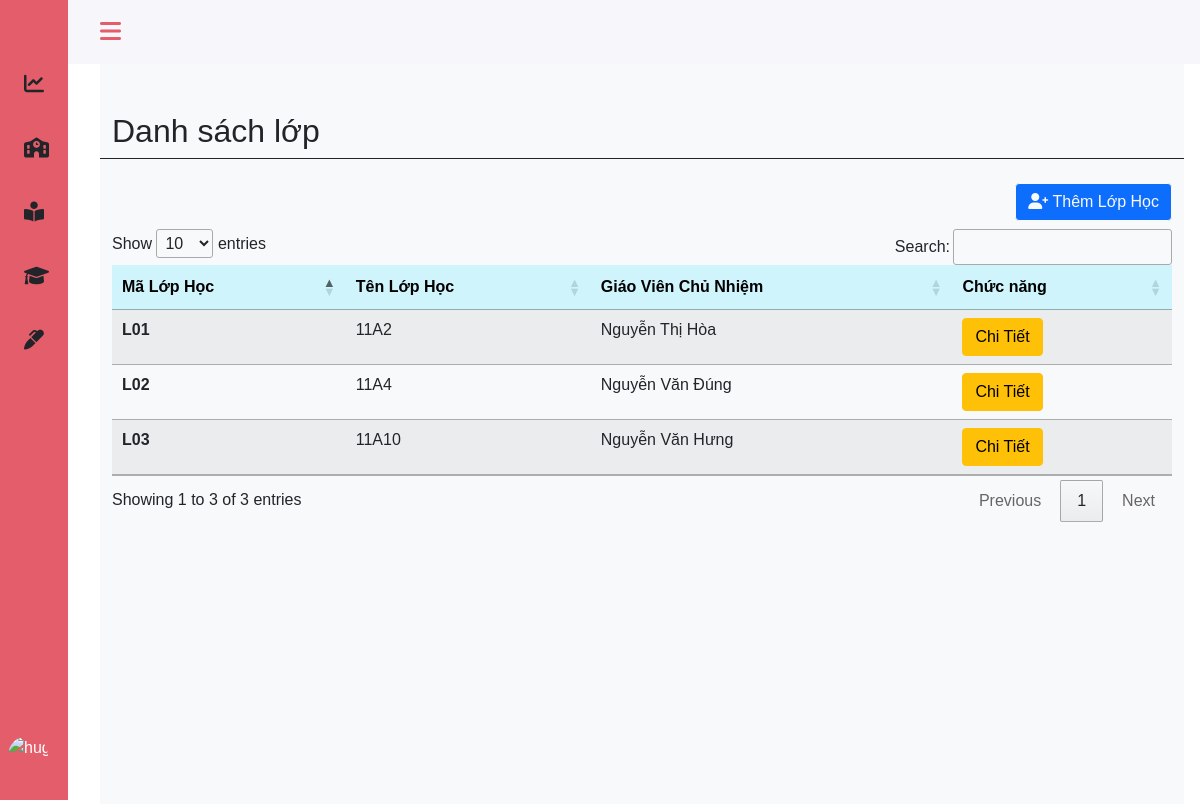
Page /admin/class.php (signed in) on the committed database.
### tables this page shows
CREATE TABLE `classes` (
  `class_id` varchar(10) NOT NULL,
  `class_name` varchar(50) NOT NULL,
  `teach_id` varchar(10) NOT NULL
);

CREATE TABLE `teachers` (
  `teach_id` varchar(10) NOT NULL,
  `teach_name` varchar(30) NOT NULL,
  `teach_email` varchar(100) DEFAULT NULL,
  `teach_phone` tinytext NOT NULL,
  `teach_address` varchar(20) NOT NULL,
  `teach_gender` tinyint(1) DEFAULT NULL,
  `teach_birth` date DEFAULT NULL,
  `sb_id` varchar(11) NOT NULL
);

### admin/class.php (the view, shortened to what this page needs)
<?php
include 'headerad.php';
?>
<main>
    <div class="height-100 bg-light">
        <div class="col py-3  ">
            <div class="container-fluid ">
                <div class="row mt-3 pt-3 border-bottom border-dark">
                    <div class="col-md-6">
                        <h2 >Danh sách lớp</h2>
                    </div>
                </div>
            </div>
            <div class="container-fluid py-3" style="width:100% ; overflow: auto; height: auto;">
                <div class="row">
                    <div class="py-2">
                        <button type="button" class="btn btn-primary btn-md btn-outline-light float-end" data-bs-toggle="modal" data-bs-target="#exampleModal">
                            <i class="fas fa-user-plus"></i> Thêm Lớp Học
                        </button>
                    </div>
                </div>
                <table class="table table-hover table-striped" id="example">
                    <thead>
                        <tr class="table-info">
                            <th scope="col">Mã Lớp Học</th>
                            <th scope="col">Tên Lớp Học</th>
                            <th scope="col">Giáo Viên Chủ Nhiệm</th>
                            <th scope="col">Chức năng</th>
                        </tr>
                    </thead>
                    <tbody>
                        <?php
                        include '../config.php';
                        $sql = "SELECT  cl.class_id, cl.class_name, t.teach_name FROM classes cl, teachers t
                        WHERE cl.teach_id = t.teach_id";
                        $result = mysqli_query($conn, $sql);
                        if (mysqli_num_rows($result) > 0) {
                            while ($row = mysqli_fetch_assoc($result)) {
                        ?>
                                <tr>
                                    <th scope="row"><?php echo $row['class_id']; ?> </th>
                                    <td><?php echo $row['class_name']; ?></td>
                                    <td><?php echo $row['teach_name']; ?></td>
                                    <td>
                                        <a class="btn btn-warning"  href="detail-class.php?classid=<?php echo  $row['class_id'] ?>">Chi Tiết</a>
                                    </td>
                                </tr>
                        <?php
                            }
                        }
                        ?>
                    </tbody>
                </table>
            </div>
        </div>
    </div>
</main>
<?php
include 'footerad.php';
?>

### assets/css/style.css (style rules this page uses)
* { padding: 0; margin: 0; box-sizing: border-box; }
:root { --header-height: 3rem; --nav-width: 68px; --first-color: #4723D9; --first-color-light: #AFA5D9; --white-color: #F7F6FB; --body-font: 'Nunito', sans-serif; --normal-font-size: 1rem; --z-fixed: 100 }
body { position: relative; margin: var(--header-height) 0 0 0; padding: 0 1rem; font-family: var(--body-font); font-size: var(--normal-font-size); transition: .5s }
a { text-decoration: none }
.height-100 { height: 100vh }
@media screen and (min-width: 768px) { body { margin: calc(var(--header-height) + 1rem) 0 0 0; padding-left: calc(var(--nav-width) + 2rem) } }

### rows in the picture
classes: class_id "L01", class_name "11A2", teach.teach_name "Nguyễn Thị Hòa"
classes: class_id "L02", class_name "11A4", teach.teach_name "Nguyễn Văn Đúng"
classes: class_id "L03", class_name "11A10", teach.teach_name "Nguyễn Văn Hưng"
